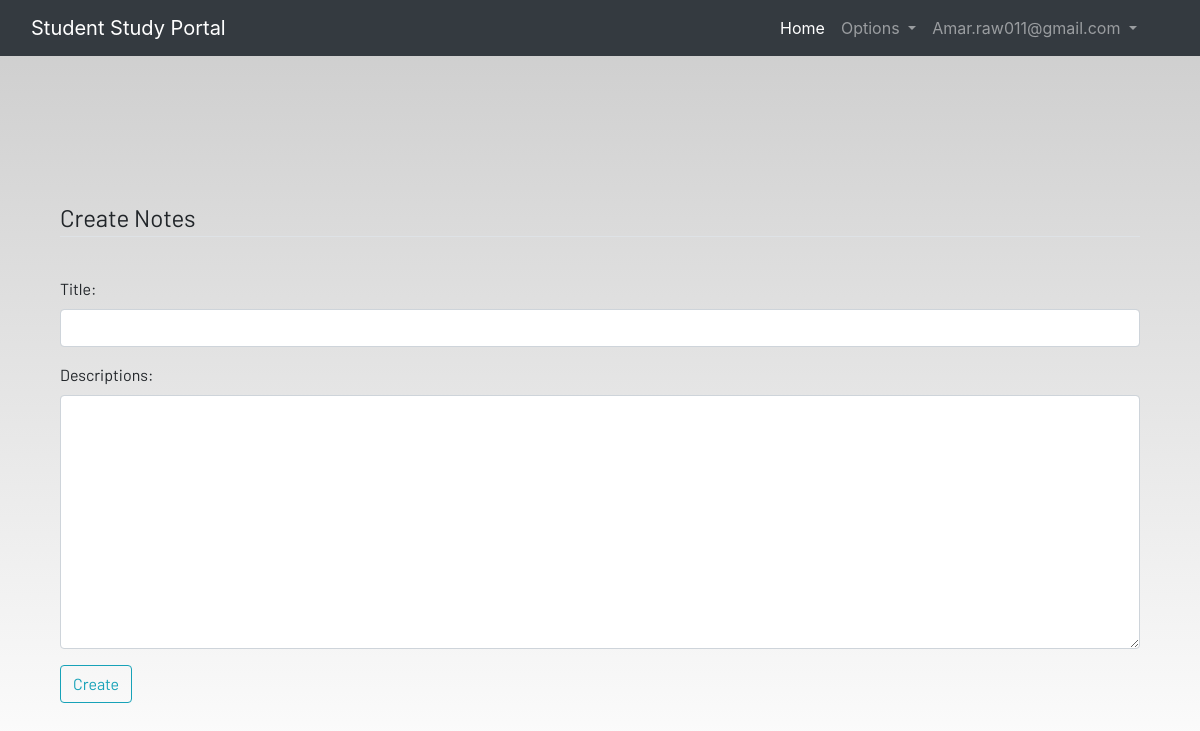
The page /notes/ (signed in) on the database as committed earlier.
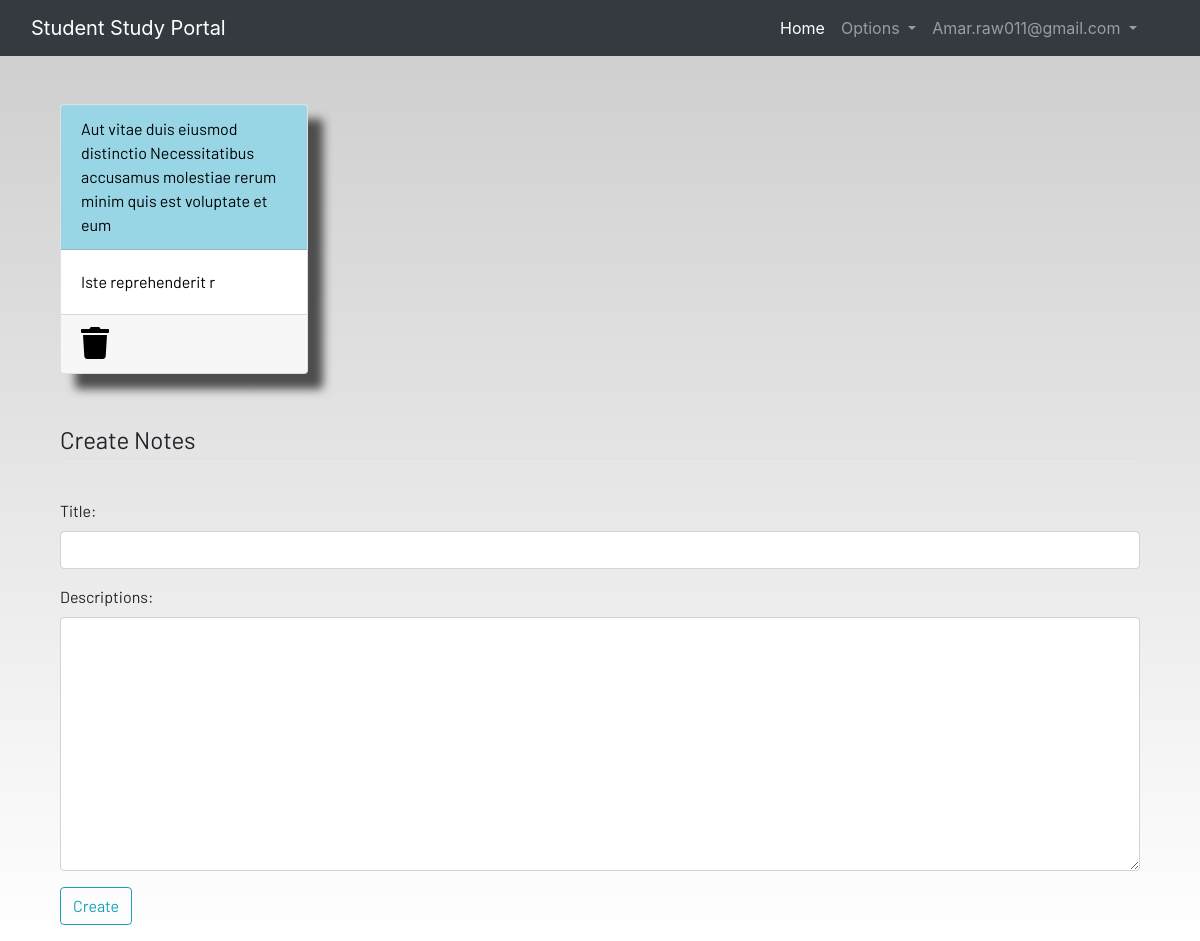
The same page on the database as committed later.
### dashbord/models.py (models this page shows, shortened)
class Notes(models.Model):
    user = models.ForeignKey(User, on_delete=models.CASCADE)
    title = models.CharField(max_length=200)
    descriptions = models.TextField()

### dashbord/views.py (the view)
# urls.py: path("notes/", views.notes , name="notes"),
@login_required(login_url='login')
def notes(request):
    if request.method == "POST":
        form = NoteForm(request.POST)
        if form.is_valid():
            notes = Notes(user=request.user, title=request.POST['title'], descriptions=request.POST['descriptions'])
            notes.save()
            messages.success(request, f"Note added {request.user.username} successfully")
    form = NoteForm()
    notes = Notes.objects.filter(user=request.user)
    context = {
        "notes":notes,
        "form":form ,
    }
    return render(request, "dashboard/notes.html", context)

### dashbord/forms.py
class NoteForm(forms.ModelForm):
    class Meta:
        model = Notes
        fields =["title","descriptions"]

### dashbord/templatetags/custom_filters.py (called while the page is built)
@register.filter
def add_class(field, css_class):
    return field.as_widget(attrs={'class': css_class})

### dashbord/templates/dashboard/notes.html (shortened to what this page needs)
{% extends 'dashboard/base.html' %}
{% load static %}
{% block content %}
{% load custom_filters %}
<div class="container">
    <div class="row">
        {% for note in notes %}
        <div class="col-md-3">
            <a href=" {% url 'notesdetails' note.id %} ">
                <div class="card">
                    <div class="card-header">{{note.title}}</div>
                    <div class="card-body">{{note.descriptions|slice:"0:50"}}</div>
                    <div class="card-footer mt-auto "><a href="{% url 'deletenote' note.id %}">
                        <i class="fa fa-trash fa-2x"></i></a>
                    </div>
                </div>
            </a>
        </div>
        {% endfor %}
        <br><br>
    </div>
</div>
<br><br>
<div class="container">
    <form method="POST">
        <fieldset class="form-group">
            <legend class="border-bottom mb-4">Create Notes</legend>
        </fieldset>
        <div class="form-group">
            {{ form.title.label_tag }} <br>
            {{ form.title|add_class:"form-control" }}
        </div>
        <div class="form-group">
            {{ form.descriptions.label_tag }}  <br>
            {{ form.descriptions|add_class:"form-control" }}
        </div>
        <div class="form-group">
            <button href="" class="btn btn-outline-info" type="submit">
                Create
            </button>
        </div>
    </form>
</div>
{% endblock content %}

Rows that differ between the two databases and show on the page:
added Notes: title "Aut vitae duis eiusmod distinctio Necessitatibus accusamus molestiae rerum minim quis est voluptate et eum", descriptions "Iste reprehenderit r"
